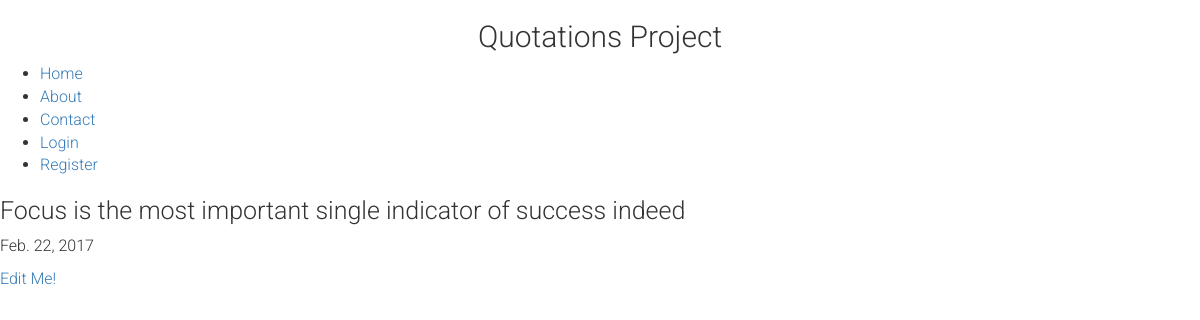
The app's page /quotes/focus-most-important-single-indicator-success/ with its own data.
### quotations/models.py (models this page shows)
class Qs(models.Model):
	quote = models.CharField(max_length=511)
	date = models.DateField(("Date"), default=datetime.date.today)
	slug = models.SlugField(unique=True)

### quotations/views.py (the view)
# urls.py: url(r'^quotes/(?P<slug>[-\w]+)/$', views.quote_detail,
def quote_detail(request, slug):
	quote = Qs.objects.get(slug=slug)
	return render(request, 'quotes/quote_detail.html', {
		'quote': quote,
		})

### quotations/templates/quotes/quote_detail.html (shortened to what this page needs)
{% extends 'base.html' %}
{% block content %}
    <h2> {{ quote.quote }} </h2>
    <p>{{ quote.date }}</p>
    <a href="{% url 'edit_quote' slug=quote.slug %}">Edit Me!</a>
{% endblock content %}

### quotations/static/css/style.css (style rules this page uses)
body { font-family: 'Roboto', sans-serif; font-weight: 300; padding: 0; margin: 0; font-size: 16px; }
h2 { font-size: 25px; font-weight: 300; }

### records on screen
Qs: quote "Focus is the most important single indicator of success indeed", date "Feb. 22, 2017"
